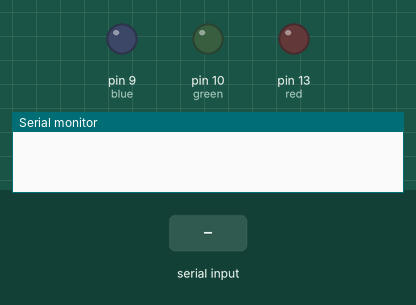
Simulated run of this sketch. Board: Arduino Uno, built with avr-gcc and run on an emulated ATmega328P. On the bench: output pins drawn as LEDs (lit = HIGH), the last lines printed to the serial monitor. The inputs (shaded band) are chosen by the test bench.

Above: at 1.2 s.
1.3 s: "90,45,200:" received over Serial
At 2.3 s:
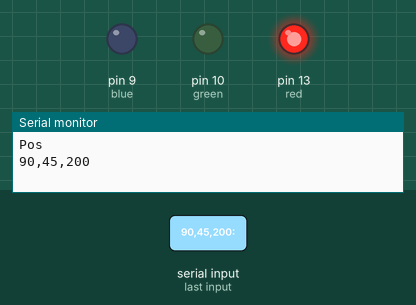
2.8 s: "30,150,10:" received over Serial
At 3.4 s:
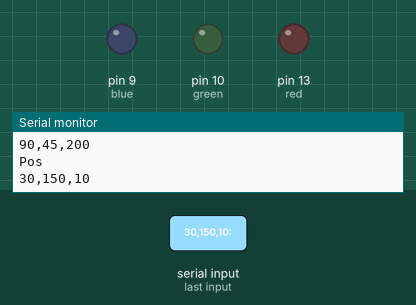
4.3 s: "90,45:" received over Serial
At 5.5 s:
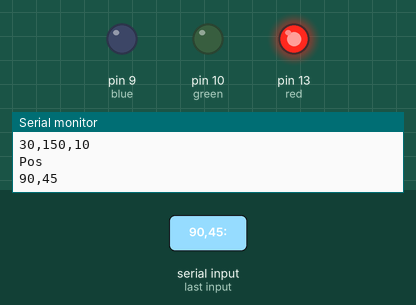
5.8 s: "30,150:" received over Serial
At 6.8 s:
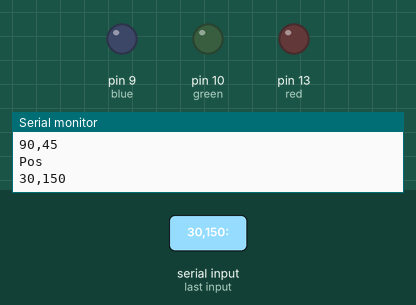
Timing chart, 0 to 8.3 s (numbered marks = the images above; inputs shaded):
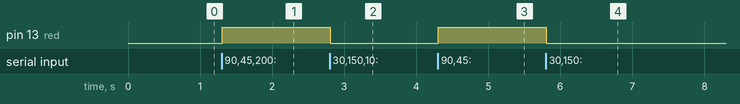

The sketch:

bluetoothLEDStrip.ino
```cpp
#include <string.h>
const int red = 13;
const int blue = 9;
const int green = 10;   // how bright the LED is
String state = "0";
int counter = 0;


void setup() {
  pinMode(red, OUTPUT);
  pinMode(blue, OUTPUT);
  pinMode(green, OUTPUT);
  digitalWrite(red, LOW);
  digitalWrite(blue, LOW);
  digitalWrite(green, LOW);
  //Start serial communication
  Serial.begin(9600); // Default communication rate of the Bluetooth module
}
void loop() { // Reads the data from the serial port and changes value of the state variable
  counter = 0;
  while(Serial.available() > 0){
    String received = Serial.readStringUntil(':');
    if (counter == 0){
      if (received.toInt() >= 50){
        digitalWrite(red, HIGH);
      }
      else {
        digitalWrite(red, LOW);
      }
    }
    else if(counter == 1){
      analogWrite(green, received.toInt()/1.4);
//      Serial.println("green");
    }
    else if  (counter == 2){
      analogWrite(blue, received.toInt()/1.4);
//      Serial.println("blue");
    }
    if(received != ""){
        Serial.println("Pos");
        Serial.println(received);
        counter ++;
    }

//    analogWrite(red, state.toInt()/1.4);
//    analogWrite(red, state.toInt()/1.4);
 }
}
```

Measured:
- after the input at 1.3 s, pin 13 (red): LOW → HIGH at once
- after the input at 2.8 s, pin 13 (red): HIGH → LOW at once
- after the input at 4.3 s, pin 13 (red): LOW → HIGH at once
- after the input at 5.8 s, pin 13 (red): HIGH → LOW at once
